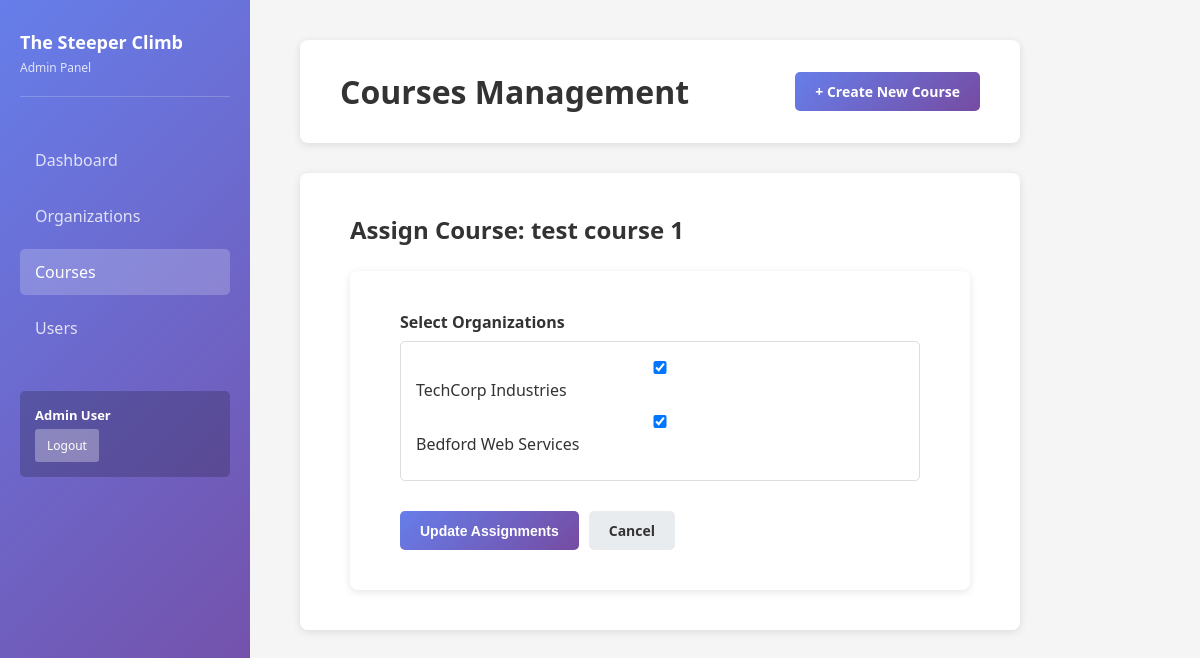
The app's page /public/admin/courses.php?action=assign&id=1 (signed in) with its own data.
### tables this page shows
CREATE TABLE `courses` (
  `id` int(11) NOT NULL,
  `title` varchar(255) NOT NULL,
  `description` longtext DEFAULT NULL,
  `instructor_name` varchar(255) DEFAULT NULL,
  `instructor_bio` text DEFAULT NULL,
  `thumbnail_url` varchar(255) DEFAULT NULL,
  `status` enum('draft','published','archived') NOT NULL DEFAULT 'draft',
  `difficulty_level` enum('beginner','intermediate','advanced') NOT NULL DEFAULT 'beginner',
  `duration_hours` int(11) DEFAULT NULL,
  `pass_percentage` int(11) DEFAULT 70,
  `created_by` int(11) NOT NULL,
  `created_at` timestamp NOT NULL DEFAULT current_timestamp(),
  `updated_at` timestamp NOT NULL DEFAULT current_timestamp() ON UPDATE current_timestamp()
);

CREATE TABLE `users` (
  `id` int(11) NOT NULL,
  `email` varchar(255) NOT NULL,
  `password_hash` varchar(255) NOT NULL,
  `first_name` varchar(100) NOT NULL,
  `last_name` varchar(100) NOT NULL,
  `role` enum('admin','organization','student') NOT NULL,
  `status` enum('active','inactive','suspended') NOT NULL DEFAULT 'active',
  `created_at` timestamp NOT NULL DEFAULT current_timestamp(),
  `updated_at` timestamp NOT NULL DEFAULT current_timestamp() ON UPDATE current_timestamp(),
  `last_login` datetime DEFAULT NULL,
  `phone` varchar(20) DEFAULT NULL,
  `organization_name` varchar(255) DEFAULT NULL,
  `organization_description` text DEFAULT NULL,
  `organization_website` varchar(255) DEFAULT NULL,
  `organization_address` text DEFAULT NULL,
  `organization_city` varchar(100) DEFAULT NULL,
  `organization_state` varchar(50) DEFAULT NULL,
  `organization_postal_code` varchar(20) DEFAULT NULL,
  `organization_country` varchar(100) DEFAULT NULL,
  `organization_contact_person` varchar(255) DEFAULT NULL,
  `organization_contact_email` varchar(255) DEFAULT NULL,
  `organization_contact_phone` varchar(20) DEFAULT NULL,
  `created_by` int(11) DEFAULT NULL,
  `organization_id` int(11) DEFAULT NULL
);

### src/Auth/Auth.php (called while the page is built, shortened)
<?php
class Auth {
    public static function isLoggedIn() {
        return isset($_SESSION['user_id']) && !self::isSessionExpired();
    }
    private static function isSessionExpired() {
        return false;
    }
    public static function getCurrentUser() {
        return [
            'id' => $_SESSION['user_id'],
            'email' => $_SESSION['email'],
            'first_name' => $_SESSION['first_name'],
            'last_name' => $_SESSION['last_name'],
            'role' => $_SESSION['role']
        ];
    }
}
?>

### src/Models/BaseModel.php (called while the page is built, shortened)
<?php
abstract class BaseModel {
    protected $pdo;
    protected $table;
    public function __construct($pdo) {
        $this->pdo = $pdo;
    }
    public function findById($id) {
        $stmt = $this->pdo->prepare("SELECT * FROM {$this->table} WHERE id = ?");
        $stmt->execute([$id]);
        return $stmt->fetch(PDO::FETCH_ASSOC);
    }
}
?>

### src/Models/UserModel.php (called while the page is built, shortened)
<?php
require_once __DIR__ . '/BaseModel.php';
class UserModel extends BaseModel {
    protected $table = 'users';
    public function findByRole($role, $limit = null, $offset = 0) {
        $sql = "SELECT * FROM {$this->table} WHERE role = ?";
        $stmt = $this->pdo->prepare($sql);
        $stmt->execute([$role]);
        return $stmt->fetchAll(PDO::FETCH_ASSOC);
    }
}
?>

### public/admin/courses.php (the view, shortened to what this page needs)
<?php
require_once __DIR__ . '/../../src/Auth/Auth.php';
require_once __DIR__ . '/../../src/Models/UserModel.php';
$pdo = getMainDatabaseConnection();
$courseModel = new CourseModel($pdo);
$userModel = new UserModel($pdo);
$user = Auth::getCurrentUser();
$action = $_GET['action'] ?? 'list';
?>
<!DOCTYPE html>
<html lang="en">
<head>
    <link rel="stylesheet" href="<?php echo APP_URL; ?>/assets/css/admin.css">
</head>
<body>
    <div class="container">
        <aside class="sidebar">
            <div class="logo">
                <h2>The Steeper Climb</h2>
                <p>Admin Panel</p>
            </div>
            <nav class="nav-menu">
                <ul>
                    <li><a href="dashboard.php">Dashboard</a></li>
                    <li><a href="organizations.php">Organizations</a></li>
                    <li class="active"><a href="courses.php">Courses</a></li>
                    <li><a href="users.php">Users</a></li>
                </ul>
            </nav>
            <div class="user-info">
                <p><?php echo htmlspecialchars($user['first_name'] . ' ' . $user['last_name']); ?></p>
                <a href="<?php echo APP_URL; ?>/public/logout.php" class="logout-btn">Logout</a>
            </div>
        </aside>
        <main class="main-content">
            <header class="header">
                <h1>Courses Management</h1>
                <a href="courses.php?action=create" class="btn btn-primary">+ Create New Course</a>
            </header>
            <?php if ($action === 'list'): ?>
                <section class="content-section">
                    <div class="table-responsive">
                        <table class="data-table">
                            <thead>
                                <tr>
                                    <th>Course Title</th>
                                    <th>Instructor</th>
                                    <th>Difficulty</th>
                                    <th>Status</th>
                                    <th>Created</th>
                                    <th>Actions</th>
                                </tr>
                            </thead>
                            <tbody>
                                <?php foreach ($courses as $course): ?>
                                    <tr>
                                        <td><strong><?php echo htmlspecialchars($course['title']); ?></strong></td>
                                        <td><?php echo htmlspecialchars($course['instructor_name'] ?? 'N/A'); ?></td>
                                        <td><?php echo ucfirst($course['difficulty_level']); ?></td>
                                        <td><span class="badge badge-<?php echo strtolower($course['status']); ?>"><?php echo ucfirst($course['status']); ?></span></td>
                                        <td><?php echo Utils::formatDate($course['created_at']); ?></td>
                                        <td>
                                            <a href="course-editor.php?id=<?php echo $course['id']; ?>" class="btn btn-sm btn-primary">Manage</a>
                                            <a href="courses.php?action=edit&id=<?php echo $course['id']; ?>" class="btn btn-sm btn-primary">Edit</a>
                                            <a href="courses.php?action=assign&id=<?php echo $course['id']; ?>" class="btn btn-sm btn-primary">Assign</a>
                                            <a href="courses.php?action=delete&id=<?php echo $course['id']; ?>" class="btn btn-sm btn-danger" onclick="return confirm('Are you sure?')">Delete</a>
                                        </td>
                                    </tr>
                                <?php endforeach; ?>
                            </tbody>
                        </table>
                    </div>
                </section>
            <?php elseif ($action === 'assign' && isset($_GET['id'])): ?>
                <?php
                    $course = $courseModel->findById((int)$_GET['id']);
                    $stmt = $pdo->prepare("SELECT organization_id FROM organization_courses WHERE course_id = ?");
                    $stmt->execute([$course['id']]);
                    $assigned_orgs = $stmt->fetchAll(PDO::FETCH_COLUMN);
                ?>
                <section class="content-section">
                    <h2>Assign Course: <?php echo htmlspecialchars($course['title']); ?></h2>
                    <form method="POST" class="form">
                        <div class="form-group">
                            <label>Select Organizations</label>
                            <div style="border: 1px solid #ddd; padding: 15px; border-radius: 5px; max-height: 400px; overflow-y: auto;">
                                <?php
                                    $organizations = $userModel->findByRole(ROLE_ORGANIZATION);
                                    foreach ($organizations as $org) {
                                        $checked = in_array($org['id'], $assigned_orgs) ? 'checked' : '';
                                        echo '<div style="margin-bottom: 10px;">
                                            <input type="checkbox" id="org_' . $org['id'] . '" name="organization_ids[]" value="' . $org['id'] . '" ' . $checked . '>
                                            <label for="org_' . $org['id'] . '" style="display: inline; font-weight: normal;">
                                                ' . htmlspecialchars($org['organization_name']) . '
                                            </label>
                                        </div>';
                                    }
                                ?>
                            </div>
                        </div>
                        <div class="form-actions">
                            <button type="submit" name="action" value="assign" class="btn btn-primary">Update Assignments</button>
                            <a href="courses.php" class="btn btn-secondary">Cancel</a>
                        </div>
                    </form>
                </section>
            <?php endif; ?>
        </main>
    </div>
</body>
</html>

### assets/css/admin.css (style rules this page uses)
* { margin: 0; padding: 0; box-sizing: border-box; }
body { font-family: 'Segoe UI', Tahoma, Geneva, Verdana, sans-serif; background: #f5f5f5; color: #333; }
.container { display: grid; grid-template-columns: 250px 1fr; min-height: 100vh; }
.sidebar { background: linear-gradient(135deg, #667eea 0%, #764ba2 100%); color: white; padding: 30px 20px; position: fixed; left: 0; top: 0; width: 250px; height: 100vh; overflow-y: auto; }
.sidebar .logo { margin-bottom: 40px; border-bottom: 1px solid rgba(255, 255, 255, 0.2); padding-bottom: 20px; }
.sidebar .logo h2 { font-size: 18px; margin-bottom: 5px; }
.sidebar .logo p { font-size: 12px; opacity: 0.8; }
.nav-menu ul { list-style: none; margin-bottom: 40px; }
.nav-menu li { margin-bottom: 10px; }
.nav-menu a { display: block; color: rgba(255, 255, 255, 0.8); text-decoration: none; padding: 12px 15px; border-radius: 5px; transition: all 0.3s; }
.nav-menu a:hover, .nav-menu li.active a { background: rgba(255, 255, 255, 0.2); color: white; }
.user-info { background: rgba(0, 0, 0, 0.2); padding: 15px; border-radius: 5px; font-size: 13px; margin-top: auto; }
.user-info p { font-weight: 600; margin-bottom: 5px; }
.logout-btn { display: inline-block; background: rgba(255, 255, 255, 0.3); color: white; padding: 8px 12px; border-radius: 3px; text-decoration: none; font-size: 12px; transition: background 0.3s; }
.main-content { margin-left: 250px; padding: 40px 50px; width: calc(100vw - 250px); }
.header { background: white; padding: 30px 40px; border-radius: 8px; margin-bottom: 30px; display: flex; justify-content: space-between; align-items: center; min-width: 300px; width: 60vw; box-shadow: 0 2px 8px rgba(0, 0, 0, 0.1); }
.header h1 { font-size: 32px; color: #333; }
.btn { display: inline-block; padding: 10px 20px; border-radius: 5px; text-decoration: none; font-weight: 600; font-size: 14px; border: none; cursor: pointer; transition: all 0.3s; }
.btn-primary { background: linear-gradient(135deg, #667eea 0%, #764ba2 100%); color: white; }
.btn-secondary { background: #e9ecef; color: #333; }
.form { background: white; padding: 40px 50px; border-radius: 8px; box-shadow: 0 2px 8px rgba(0, 0, 0, 0.1); min-width: 300px; width: 100%; }
.form-group { margin-bottom: 20px; }
.form-group label { display: block; margin-bottom: 8px; font-weight: 600; color: #333; }
.form-group input, .form-group textarea, .form-group select { width: 100%; padding: 10px 12px; border: 1px solid #ddd; border-radius: 5px; font-size: 14px; font-family: inherit; transition: border-color 0.3s; }
.form-actions { display: flex; gap: 10px; margin-top: 30px; }
.content-section { background: white; padding: 40px 50px; border-radius: 8px; box-shadow: 0 2px 8px rgba(0, 0, 0, 0.1); margin-bottom: 30px; min-width: 300px; width: 60vw; }
.content-section h2 { margin-bottom: 25px; font-size: 24px; }

### records on screen
courses: title "test course 1"
users: organization_name "TechCorp Industries"
users: organization_name "Bedford Web Services"

### other values on screen
$user['first_name'] . ' ' . $user['last_name'] "Admin User"
